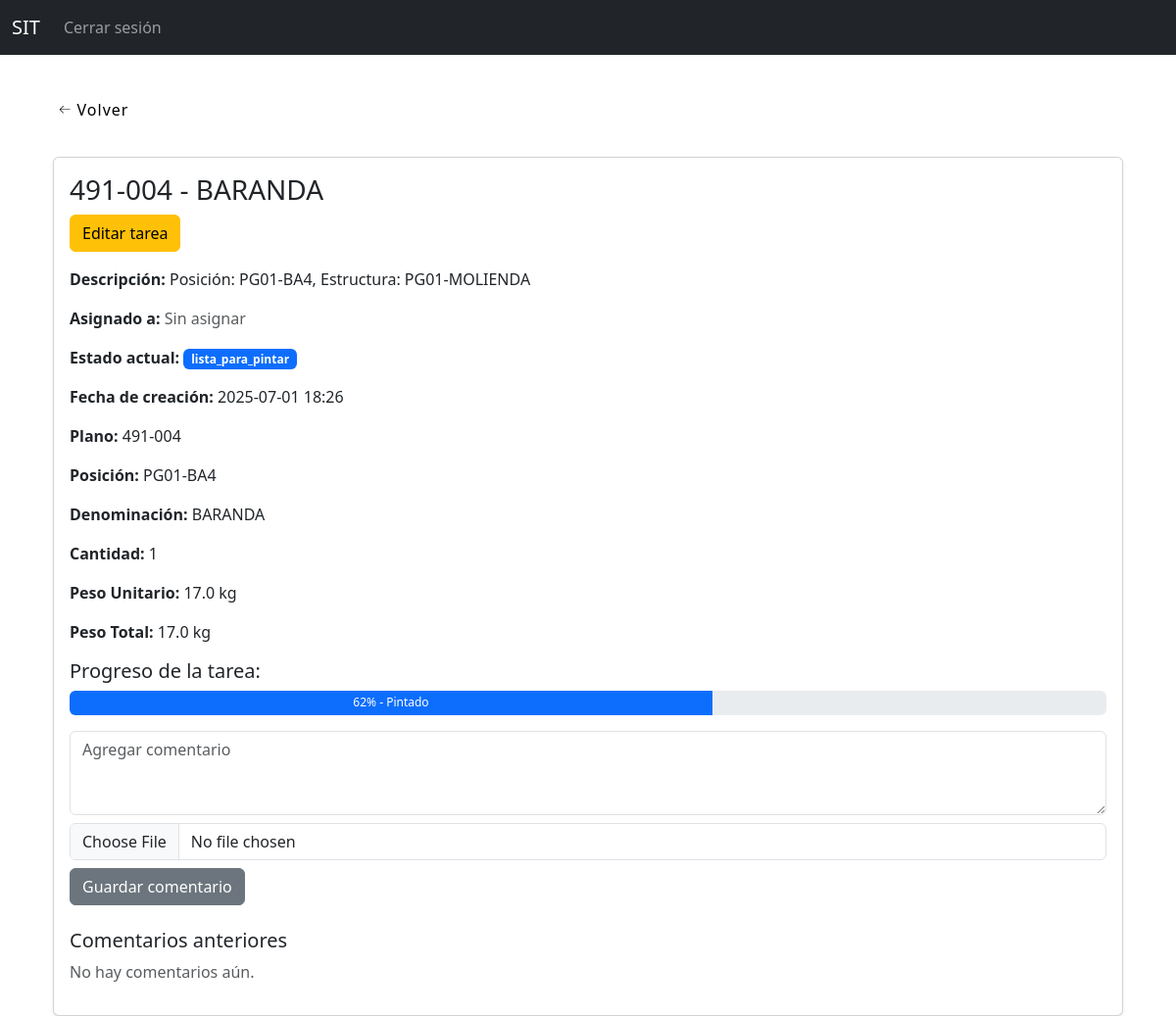
/10657/ (signed in), run on an earlier commit of the app's database.
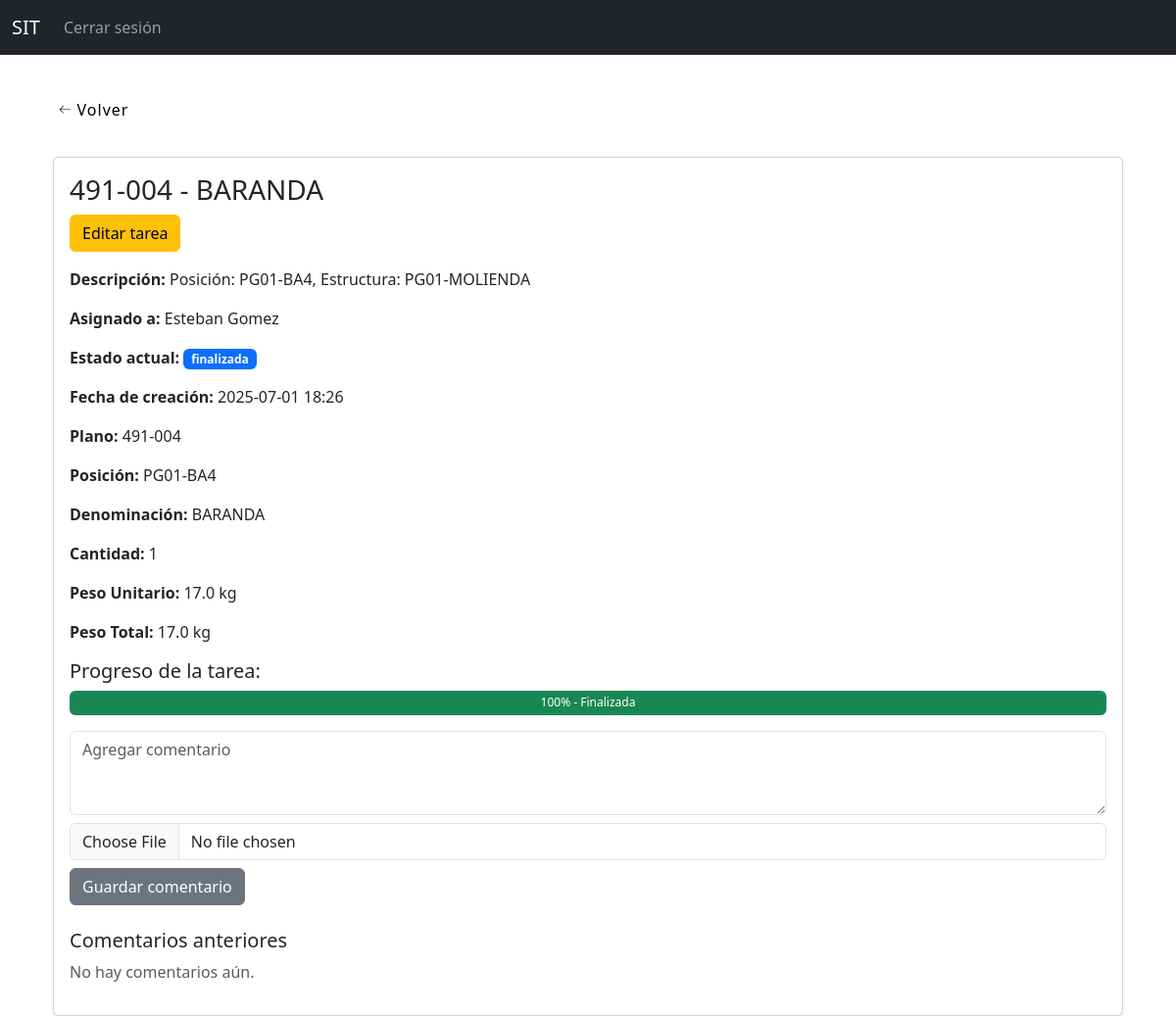
And on a later commit of the database.
### tareas_app/models.py (models this page shows, shortened)
class Tarea(models.Model):
    titulo = models.CharField(max_length=100)
    sector = models.CharField(max_length=30, choices=SECTOR, default='pendiente')
    descripcion = models.TextField()
    asignado_a = models.ForeignKey(Empleado, on_delete=models.SET_NULL, null=True, blank=True, related_name="tareas_asignadas")
    creada_por = models.ForeignKey(Empleado, null=True, blank=True, on_delete=models.SET_NULL)
    fecha_creacion = models.DateTimeField(auto_now_add=True)
    plano = models.ImageField(upload_to='planos/', null=True, blank=True)
    estado = models.CharField(max_length=20, choices=ESTADOS, default='pendiente')
    orden = models.ForeignKey(OrdenDeTrabajo, related_name='tareas', on_delete=models.CASCADE, null=True, blank=True)
    estructura = models.CharField(max_length=100, blank=True)
    plano_codigo = models.CharField(max_length=50, blank=True)
    posicion = models.CharField(max_length=50, blank=True)
    denominacion = models.CharField(max_length=100, blank=True)
    cantidad = models.IntegerField(null=True, blank=True)
    peso_unitario = models.FloatField(null=True, blank=True)
    peso_total = models.FloatField(null=True, blank=True)
    agente_externo = models.ForeignKey(AgenteExterno, null=True, blank=True, on_delete=models.SET_NULL)
    operarios = models.ManyToManyField(Empleado, related_name='tareas_operadas', blank=True)
    pdf_url = models.URLField(blank=True, null=True)

class Empleado(models.Model):
    usuario = models.OneToOneField(User, on_delete=models.CASCADE, null=True, blank=True)
    nombre = models.CharField(max_length=100)
    perfil = models.CharField(max_length=50, choices=PERFILES)
    es_externo = models.BooleanField(default=False)
    @property
    def nombre_completo(self):
        if self.usuario and (self.usuario.first_name or self.usuario.last_name):
            return f"{self.usuario.first_name} {self.usuario.last_name}".strip()
        return self.nombre

### tareas_app/views.py (the view, shortened to what this page needs)
# urls.py: path('<int:tarea_id>/', views.detalle_tarea, name='detalle_tarea'),
@login_required
def detalle_tarea(request, tarea_id):
    tarea = get_object_or_404(Tarea, id=tarea_id)
    empleado = Empleado.objects.get(usuario=request.user)
    porcentaje, sector_legible = calcular_progreso_por_sector(tarea.sector, tarea.estado)
    es_calidad = empleado.perfil == 'calidad'
    es_jefe_produccion = empleado.perfil == 'produccion'
    puede_ver = empleado.perfil in ['administrador', 'produccion', 'ppc', 'ingenieria', 'calidad', 'despacho']
    puede_comentar = empleado.perfil in ['ingenieria', 'produccion', 'calidad', 'administrador']
    if not puede_ver:
        return HttpResponseForbidden("No tenés permiso para ver esta tarea.")
    mostrar_reasignacion_rechazada = (puede_asignar and tarea.estado == 'rechazado')
    context = {
        'tarea': tarea,
        'es_calidad': es_calidad,
        'es_jefe_produccion': es_jefe_produccion,
        'comentarios': tarea.comentarios.select_related('autor').order_by('fecha_creacion'),
        'comentario_form': ComentarioForm(),
        'puede_comentar': puede_comentar,
        'perfil_usuario': empleado.perfil,
        'porcentaje': porcentaje,
        'sector_legible': sector_legible,
        'mostrar_reasignacion_rechazada': mostrar_reasignacion_rechazada,
    }
    if puede_asignar(empleado):
        context.update({
            'operarios': Empleado.objects.filter(perfil__in=['armador', 'soldador']),
            'agentes_externos': AgenteExterno.objects.filter,
            'puede_asignar': True,
        })
    return render(request, 'tareas/detalle_tarea.html', context)

### tareas_app/forms.py
class ComentarioForm(forms.ModelForm):
    class Meta:
        model = Comentario
        fields = ['texto', 'imagen']

### tareas_app/views.py (called while the page is built)
def puede_asignar(empleado):
    return empleado.perfil in ['administrador', 'produccion', 'ingenieria']

def calcular_progreso_por_sector(sector_actual, estado_actual=None):
    if estado_actual == 'finalizada':
        return 100, 'Finalizada'
    try:
        indice = SECTORES_PROGRESO.index(sector_actual)
        porcentaje = int((indice + 1) / len(SECTORES_PROGRESO) * 100)
        sector_legible = sector_actual.replace("_", " ").capitalize()
        return porcentaje, sector_legible
    except ValueError:
        return 0, "Sin sector"

### templates/tareas/detalle_tarea.html (shortened to what this page needs)
{% extends "base.html" %}
{% block content %}
<button class="back-button" onclick="history.back()">
  <span>Volver</span>
</button>
<div class="container mt-4">
    <div class="card shadow-sm">
        <div class="card-body">
            <h3 class="card-title">{{ tarea.titulo }}</h3>
            {% if perfil_usuario in 'ingenieria administrador' %}
  <a href="{% url 'editar_tarea' tarea.id %}" class="btn btn-warning mb-3">Editar tarea</a>
{% endif %}
            <p class="card-text"><strong>Descripción:</strong> {{ tarea.descripcion }}</p>
            <p class="card-text"><strong>Asignado a:</strong>
                {% if tarea.asignado_a %}
                    {{ tarea.asignado_a.nombre_completo }}
                {% elif tarea.agente_externo %}
                    {{ tarea.agente_externo.nombre }} <span class="badge bg-secondary">Externo</span>
                {% else %}
                    <span class="text-muted">Sin asignar</span>
                {% endif %}
            </p>
            <p class="card-text"><strong>Estado actual:</strong>
                <span class="badge bg-primary">{{ tarea.estado }}</span>
            </p>
            <p class="card-text"><strong>Fecha de creación:</strong> {{ tarea.fecha_creacion|date:"Y-m-d H:i" }}</p>
            <p class="card-text"><strong>Plano:</strong> {{ tarea.plano_codigo }}</p>
            <p class="card-text"><strong>Posición:</strong> {{ tarea.posicion }}</p>
            <p class="card-text"><strong>Denominación:</strong> {{ tarea.denominacion }}</p>
            <p class="card-text"><strong>Cantidad:</strong> {{ tarea.cantidad }}</p>
            <p class="card-text"><strong>Peso Unitario:</strong> {{ tarea.peso_unitario }} kg</p>
            <p class="card-text"><strong>Peso Total:</strong> {{ tarea.peso_total }} kg</p>
<h5>Progreso de la tarea:</h5>
<div class="progress mb-3" style="height: 25px;">
  <div class="progress-bar {% if porcentaje == 100 %}bg-success{% endif %}" role="progressbar"
       style="width: {{ porcentaje }}%;" aria-valuenow="{{ porcentaje }}"
       aria-valuemin="0" aria-valuemax="100">
    {{ porcentaje }}% - {{ sector_legible }}
  </div>
</div>
            {% if puede_comentar %}
            <form method="post" enctype="multipart/form-data" class="mt-3">
                <textarea name="texto" class="form-control mb-2" rows="3" placeholder="Agregar comentario"></textarea>
                <input type="file" name="imagen" class="form-control mb-2">
                <button type="submit" class="btn btn-secondary">Guardar comentario</button>
            </form>
            <h5 class="mt-4">Comentarios anteriores</h5>
{% for comentario in comentarios %}
  <div class="border rounded p-2 mb-2">
    <div class="d-flex justify-content-between">
      <strong>{{ comentario.autor.nombre }}</strong>
      <small class="text-muted">{{ comentario.fecha_creacion|date:"d/m/Y H:i" }}</small>
    </div>
    <p class="mb-1">{{ comentario.texto }}</p>
    {% if comentario.imagen %}
      <img src="{{ comentario.imagen.url }}" alt="Imagen comentario" class="img-thumbnail mt-2" style="max-height: 200px; cursor: pointer;" onclick="showImage(this.src)">
    {% endif %}
  </div>
{% empty %}
  <p class="text-muted">No hay comentarios aún.</p>
{% endfor %}
            {% endif %}
        </div>
    </div>
</div>
{% endblock %}

### templates/base.html (shortened to what this page needs)
{% load static %}
<!DOCTYPE html>
<html lang="es">
<head>
    <link href="https://cdn.jsdelivr.net/npm/bootstrap@5.3.0/dist/css/bootstrap.min.css" rel="stylesheet">
    <link rel="stylesheet" href="https://cdnjs.cloudflare.com/ajax/libs/font-awesome/6.4.0/css/all.min.css">
</head>
<body>
    <nav class="navbar navbar-expand-lg navbar-dark bg-dark mb-4">
        <div class="container-fluid">
            <a class="navbar-brand" href="{% url 'inicio' %}">SIT</a>
            <div class="collapse navbar-collapse" id="navbarContent">
                <ul class="navbar-nav me-auto">
                    {% if user.is_authenticated %}
                        <li class="nav-item"><a class="nav-link" href="{% url 'cerrar' %}">Cerrar sesión</a></li>
                    {% endif %}
                </ul>
            </div>
        </div>
    </nav>
    <div class="container pt-2">
        {% block content %}{% endblock %}
    </div>
</body>
</html>

### templates/base.html (style rules this page uses)
.back-button { display: flex; height: 3em; width: 100px; align-items: center; justify-content: center; background-color: #eeeeee4b; border-radius: 3px; letter-spacing: 1px; transition: all 0.2s linear; cursor: pointer; border: none; background: #fff; }
button > svg { margin-right: 5px; margin-left: 5px; font-size: 20px; transition: all 0.4s ease-in; }

What changed in the data, as far as the page shows it:
changed Tarea "491-004 - BARANDA": asignado_a.nombre_completo (not shown) → "Esteban Gomez"; estado "lista_para_pintar" → "finalizada"; estado "Pintado" → "Finalizada"; asignado_a_id empty → 12 (drawn)
Also different on the page:
{{ porcentaje }}: 62 → 100 (drawn)
{{ porcentaje }}: "62" → "100"
text no longer shown: "Sin asignar"
